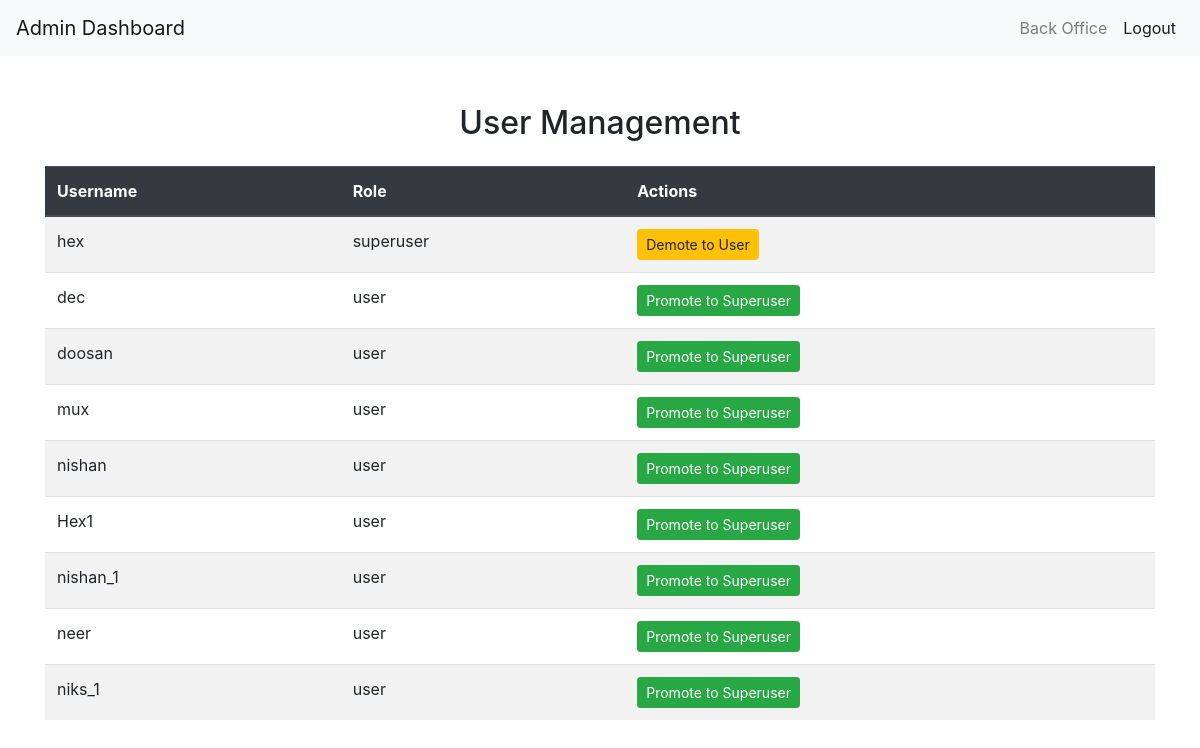
/dashboard.php (signed in), run on the app's committed database.
### tables this page shows
CREATE TABLE `users` (
  `id` int(11) NOT NULL AUTO_INCREMENT,
  `first_name` varchar(50) NOT NULL,
  `last_name` varchar(50) NOT NULL,
  `username` varchar(50) NOT NULL,
  `email` varchar(100) NOT NULL,
  `phone` varchar(15) DEFAULT NULL,
  `password` varchar(255) NOT NULL,
  `created_at` timestamp NULL DEFAULT current_timestamp(),
  `role` enum('user','superuser') DEFAULT 'user',
  PRIMARY KEY (`id`),
  UNIQUE KEY `username` (`username`),
  UNIQUE KEY `email` (`email`)
);

### dashboard.php (the view, shortened to what this page needs)
<?php
$database = new CreateDb();
$conn = $database->con;
$query = $conn->prepare("SELECT id, username, role FROM users");
$query->execute();
$result = $query->get_result();
?>
<!DOCTYPE html>
<html lang="en">
<head>
    <link rel="stylesheet" href="https://stackpath.bootstrapcdn.com/bootstrap/4.5.2/css/bootstrap.min.css">
</head>
<body>
<nav class="navbar navbar-expand-lg navbar-light bg-light">
    <a class="navbar-brand" href="#">Admin Dashboard</a>
    <div class="collapse navbar-collapse" id="navbarNav">
        <ul class="navbar-nav ml-auto">
            <li class="nav-item">
                <a class="nav-link" href="backoffice.php">Back Office</a>
            </li>
            <li class="nav-item active">
                <a class="nav-link" href="logout.php">Logout</a>
            </li>
        </ul>
    </div>
</nav>
<div class="container mt-5">
    <h2 class="text-center mb-4">User Management</h2>
    <table class="table table-striped">
        <thead class="thead-dark">
        <tr>
            <th scope="col">Username</th>
            <th scope="col">Role</th>
            <th scope="col">Actions</th>
        </tr>
        </thead>
        <tbody>
        <?php while ($user = $result->fetch_assoc()): ?>
            <tr>
                <td><?php echo htmlspecialchars($user['username']); ?></td>
                <td><?php echo htmlspecialchars($user['role']); ?></td>
                <td>
                    <?php if ($user['role'] !== 'superuser'): ?>
                        <form action="promote_user.php" method="POST" class="d-inline">
                            <button type="submit" class="btn btn-success btn-sm">Promote to Superuser</button>
                        </form>
                    <?php else: ?>
                        <form action="demote_user.php" method="POST" class="d-inline">
                            <button type="submit" class="btn btn-warning btn-sm">Demote to User</button>
                        </form>
                    <?php endif; ?>
                </td>
            </tr>
        <?php endwhile; ?>
        </tbody>
    </table>
</div>
</body>
</html>

### data on the page
users: username "hex", role "superuser"
users: username "dec", role "user"
users: username "doosan", role "user"
users: username "mux", role "user"
users: username "nishan", role "user"
users: username "Hex1", role "user"
users: username "nishan_1", role "user"
users: username "neer", role "user"
users: username "niks_1", role "user"
